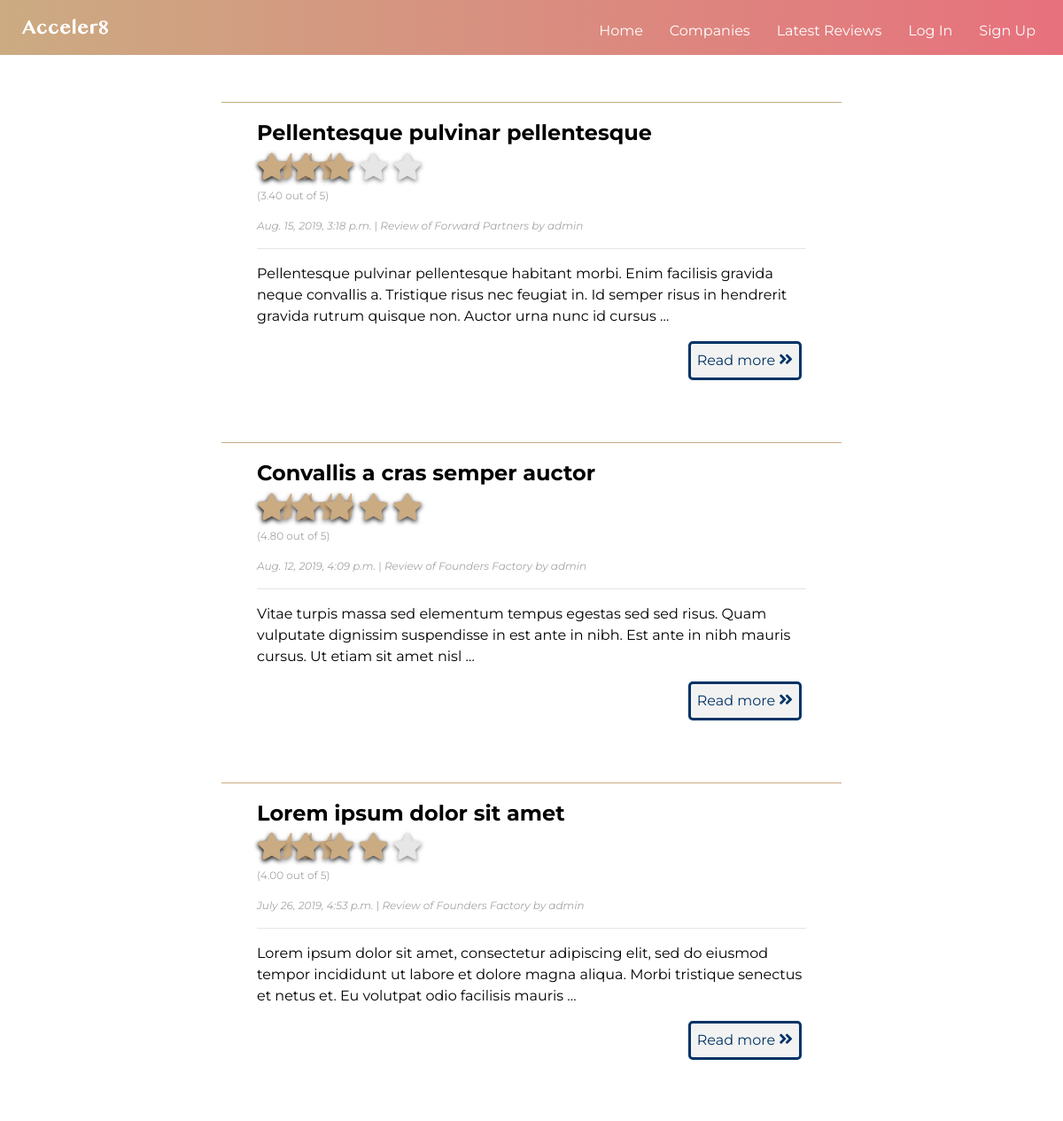
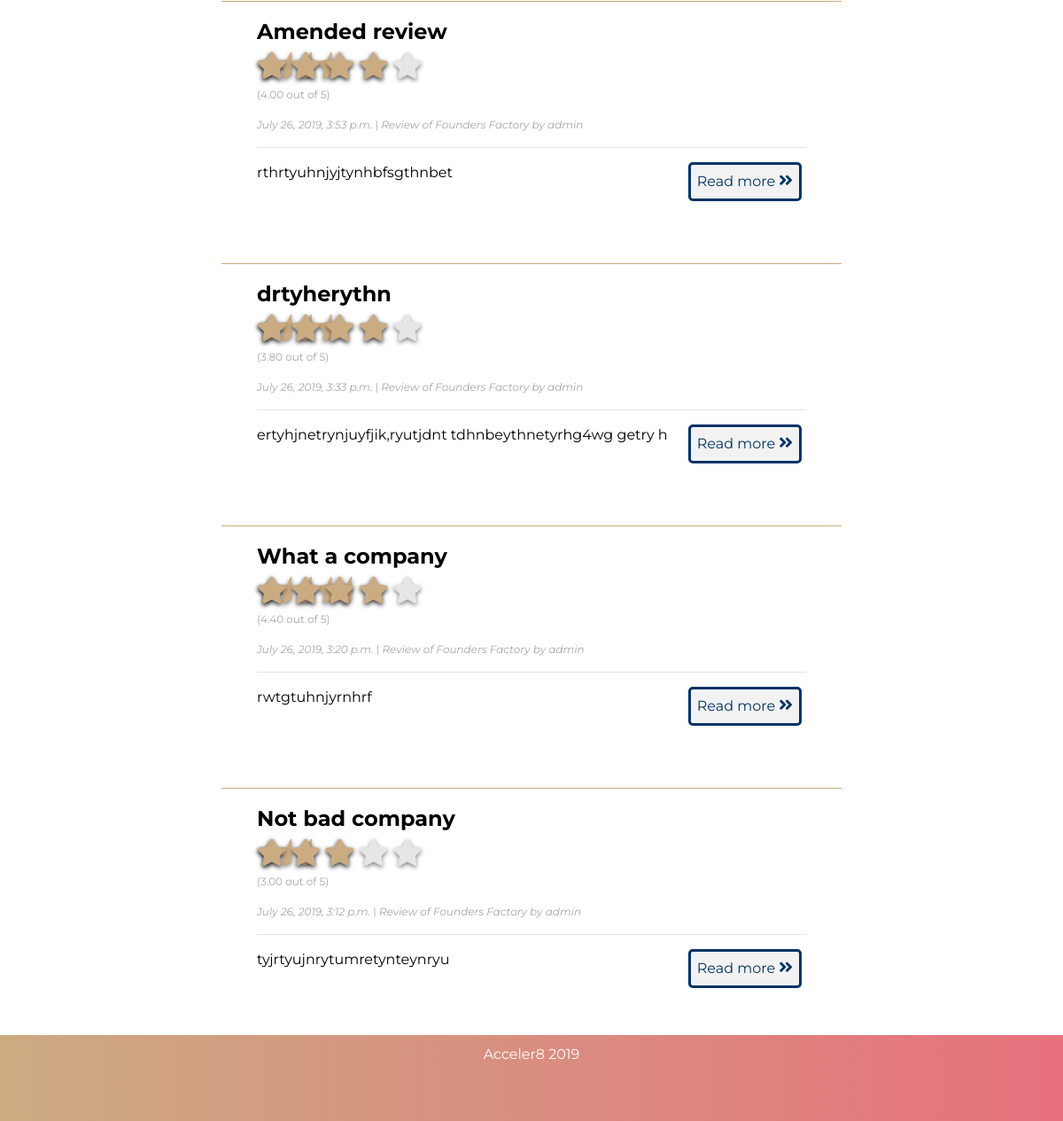
/reviews/, run on an earlier commit of the app's database (2 pictures, top to bottom).
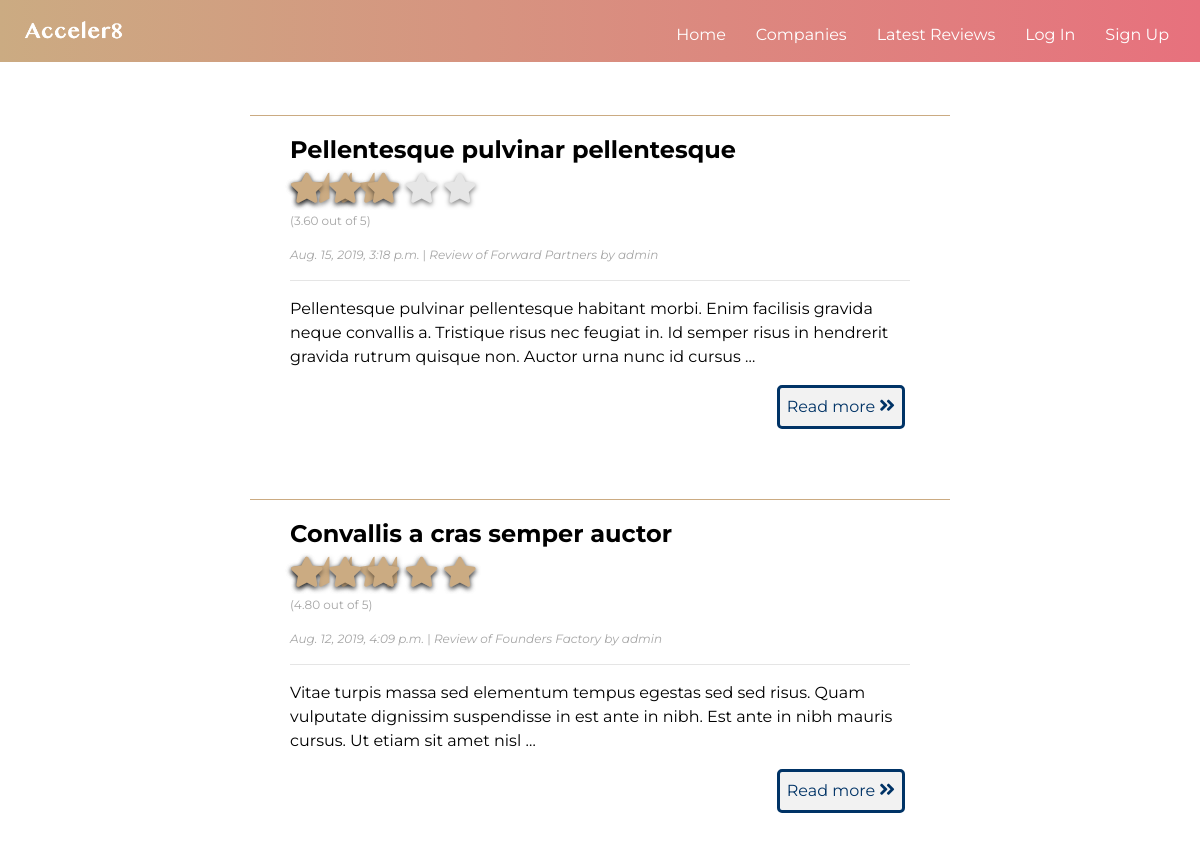
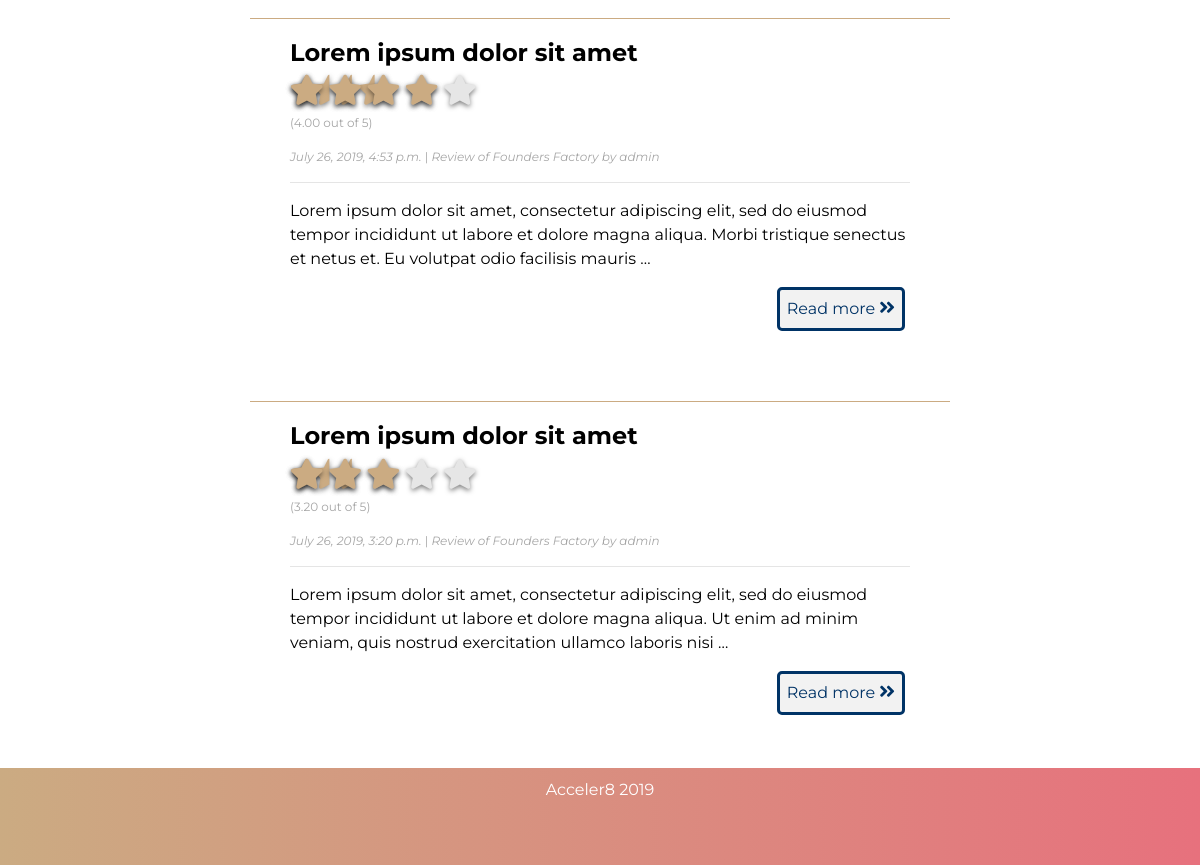
And on a later commit of the database (2 pictures, top to bottom).
### reviews/models.py (models this page shows, shortened)
class Review(models.Model):
    RATINGS = (
        ('1', '1'),
        ('2', '2'),
        ('3', '3'),
        ('4', '4'),
        ('5', '5'),
    )
    subject = models.ForeignKey(Accelerator, on_delete=models.CASCADE, blank=False)
    title = models.CharField(max_length=200, blank=False)
    author = models.ForeignKey(User, on_delete=models.CASCADE, blank=False)
    feedback = models.TextField(blank=False)
    date_posted = models.DateTimeField(default=timezone.now)
    mentorship = models.CharField(choices=RATINGS, blank=False, max_length=1, default='1')
    hiring = models.CharField(choices=RATINGS, blank=False, max_length=1, default='1')
    community = models.CharField(choices=RATINGS, blank=False, max_length=1, default='1')
    fundraising = models.CharField(choices=RATINGS, blank=False, max_length=1, default='1')
    corporate_dev = models.CharField(choices=RATINGS, blank=False, max_length=1, default='1')
    overall = models.DecimalField(decimal_places=2, max_digits=3)

class Accelerator(models.Model):
    name = models.CharField(max_length=100)
    website = models.CharField(max_length=100)
    locations = models.CharField(max_length=100)
    bio = models.TextField()
    sector_focus = models.CharField(max_length=100)
    stage = models.CharField(max_length=100)
    deal = models.CharField(max_length=200)
    duration = models.CharField(max_length=100)
    avg_rating = models.DecimalField(decimal_places=2, max_digits=3)
    avg_mentorship = models.DecimalField(decimal_places=2, max_digits=3)
    avg_hiring = models.DecimalField(decimal_places=2, max_digits=3)
    avg_community = models.DecimalField(decimal_places=2, max_digits=3)
    avg_fundraising = models.DecimalField(decimal_places=2, max_digits=3)
    avg_corporate = models.DecimalField(decimal_places=2, max_digits=3)
    author = models.ForeignKey(User, on_delete=models.CASCADE, default='admin')
    logo = models.ImageField(upload_to='logos')
    def __str__(self):
        return self.name
    @property
    def avg_rating(self):
        quantity = Review.objects.filter(subject=self)
        overall_result = Review.objects.filter(subject=self).aggregate(avg_rating=Avg('overall'))['avg_rating']
        return overall_result if len(quantity) > 0 else 0
    @property
    def avg_mentorship(self):
        quantity = Review.objects.filter(subject=self)
        if len(quantity) > 0:
            mentorship_result = Review.objects.filter(subject=self).aggregate(avg_mentorship=Avg('mentorship'))['avg_mentorship']
        else:
            mentorship_result = 0
        return mentorship_result
    @property
    def avg_hiring(self):
        quantity = Review.objects.filter(subject=self)
        if len(quantity) > 0:
            hiring_result = Review.objects.filter(subject=self).aggregate(avg_hiring=Avg('hiring'))['avg_hiring']
        else:
            hiring_result = 0
        return hiring_result
    @property
    def avg_community(self):
        quantity = Review.objects.filter(subject=self)
        if len(quantity) > 0:
            community_result = Review.objects.filter(subject=self).aggregate(avg_community=Avg('community'))['avg_community']
        else:
            community_result = 0
        return community_result
    @property
    def avg_fundraising(self):
        quantity = Review.objects.filter(subject=self)
        if len(quantity) > 0:
            fundraising_result = Review.objects.filter(subject=self).aggregate(avg_fundraising=Avg('fundraising'))['avg_fundraising']
        else:
            fundraising_result = 0
        return fundraising_result
    @property
    def avg_corporate(self):
        quantity = Review.objects.filter(subject=self)
        if len(quantity) > 0:
            corporate_result = Review.objects.filter(subject=self).aggregate(avg_corporate=Avg('corporate'))['avg_corporate']
        else:
            corporate_result = 0
        return corporate_result

### reviews/views.py (the view)
# urls.py: path('', ReviewListView.as_view(), name='reviews'),
class ReviewListView(ListView):
    model = Review
    template_name = 'reviews/reviews_home.html'
    context_object_name = 'reviews'
    ordering = ['-date_posted']

### reviews/templates/reviews/reviews_home.html (shortened to what this page needs)
{% extends 'accounts/base.html' %}
{% block content %}
    <div class="container" style="text-align:center">
    {% if reviews %}
        {% for review in reviews %}
            <div class="review-container">
                <h4><b>{{ review.title }}</b></h4>
                <div class="emptyStarsSmall">
                    <i class="fa fa-star" id="emptyStarSmall1"></i>
                    <i class="fa fa-star" id="emptyStarSmall2"></i>
                    <i class="fa fa-star" id="emptyStarSmall3"></i>
                    <i class="fa fa-star" id="emptyStarSmall4"></i>
                    <i class="fa fa-star" id="emptyStarSmall5"></i>
                </div>
                <div class="halfStarsSmall">
                    <i class="fas fa-star-half" id="halfStarSmall1"></i>
                    <i class="fas fa-star-half" {% if review.overall < 1.25 %} style="display:none;" {% endif %} id="halfStarSmall2"></i>
                    <i class="fas fa-star-half" {% if review.overall < 2.25 %} style="display:none;" {% endif %} id="halfStarSmall3"></i>
                    <i class="fas fa-star-half" {% if review.overall < 3.25 %} style="display:none;" {% endif %} id="halfStarSmall4"></i>
                    <i class="fas fa-star-half" {% if review.overall < 4.25 %} style="display:none;" {% endif %} id="halfStarSmall5"></i>
                </div>
                <div class="fullStarsSmall">
                    <i class="fa fa-star" id="fullStarSmall1"></i>
                    <i class="fa fa-star" {% if review.overall < 1.75 %} style="display:none;" {% endif %} id="fullStarSmall2"></i>
                    <i class="fa fa-star" {% if review.overall < 2.75 %} style="display:none;" {% endif %} id="fullStarSmall3"></i>
                    <i class="fa fa-star" {% if review.overall < 3.75 %} style="display:none;" {% endif %} id="fullStarSmall4"></i>
                    <i class="fa fa-star" {% if review.overall < 4.75 %} style="display:none;" {% endif %} id="fullStarSmall5"></i>
                </div>
                <br>
                <p class="date-author">({{ review.overall }} out of 5)</p>
                <p class="date-author"><i>{{ review.date_posted }}</i> | <i>Review of {{ review.subject }} by {{ review.author }}</i></p>
                <hr>
                <p class="blog-text">{{ review.feedback|truncatewords:30 }} </p>
                <a class="btn" id="read-more" href="{% url 'review_detail' review.pk %}">Read more  <i class="fa fa-angle-double-right" style="font-size:18px;"></i></a>
            </div>
        {% endfor %}
    {% else %}
        <div class="empty-page">
            <p>Sorry. No reviews have yet been posted on this site.</p>
            <p>Be the first to provide feedback by finding the relevant company via the tab above.</p>
        </div>
    {% endif %}
    </div>
{% endblock %}

What changed in the data, as far as the page shows it:
removed Review: title "Amended review", overall "4.00", date_posted "July 26, 2019, 3:53 p.m.", subject "Founders Factory", author "admin", feedback "rthrtyuhnjyjtynhbfsgthnbet"
removed Review: title "drtyherythn", overall "3.80", date_posted "July 26, 2019, 3:33 p.m.", subject "Founders Factory", author "admin", feedback "ertyhjnetrynjuyfjik,ryutjdnt tdhnbeythnetyrhg4wg getry h"
removed Review: title "Not bad company", overall "3.00", date_posted "July 26, 2019, 3:12 p.m.", subject "Founders Factory", author "admin", feedback "tyjrtyujnrytumretynteynryu"
changed Review "Pellentesque pulvinar pellentesque": overall "3.40" → "3.60"
changed Review: title "What a company" → "Lorem ipsum dolor sit amet"; overall "4.40" → "3.20"; feedback "rwtgtuhnjyrnhrf" → "Lorem ipsum dolor sit amet, consectetur adipiscing elit, sed do eiusmod tempor incididunt ut labore et dolore magna aliqua. Ut enim ad minim veniam, quis nostrud exercitation ullamco laboris nisi …"
